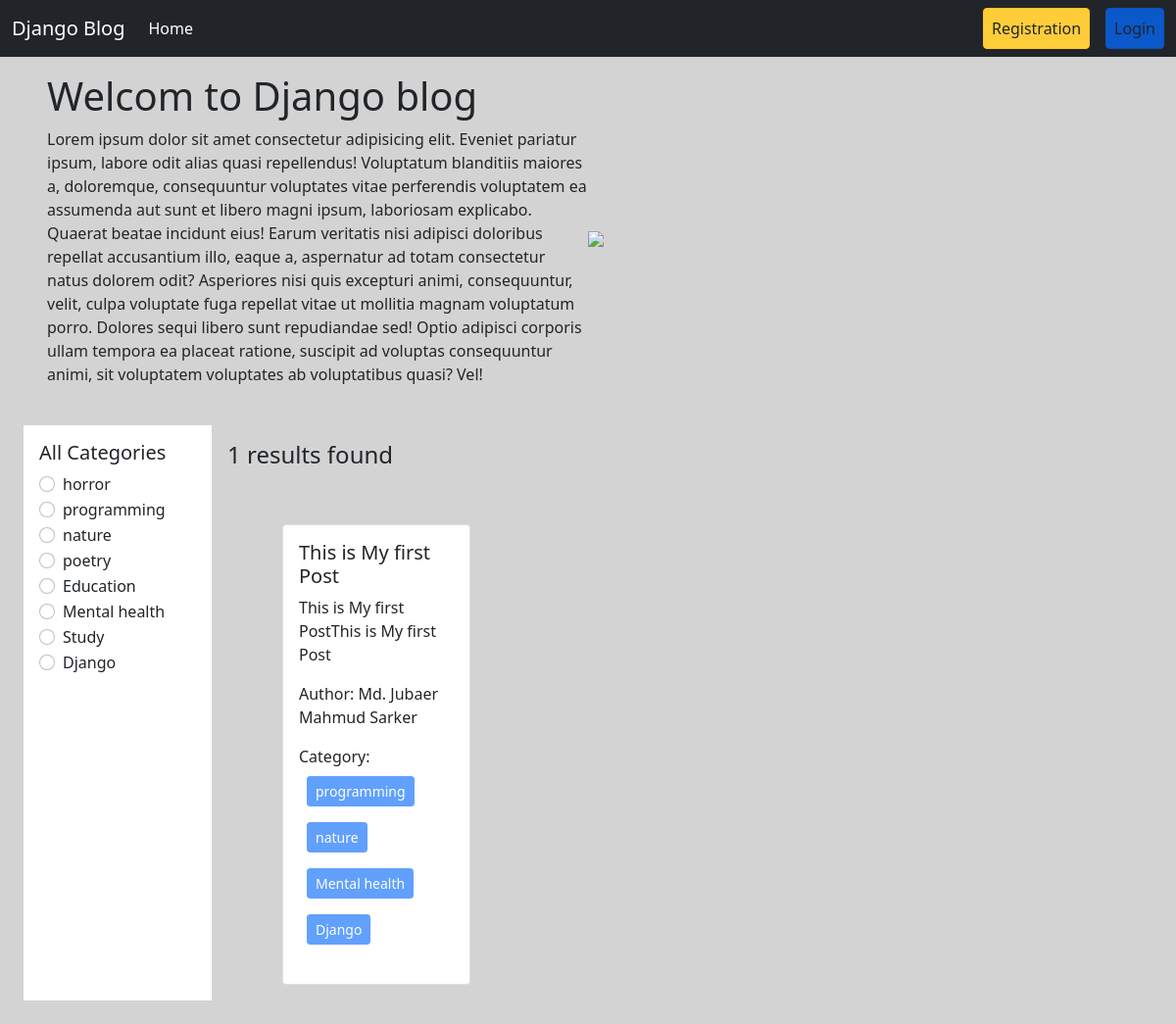
/category/programming/, run on the app's committed database.
### catagories/models.py (models this page shows)
class Category(models.Model):
    name = models.CharField(max_length=100)
    slug = models.SlugField(max_length=100, unique=True, null=True, blank=True)
    def __str__(self):
        return self.name

### posts/models.py (models this page shows, shortened)
class Post(models.Model):
    title = models.CharField(max_length=50)
    content = models.TextField()
    category = models.ManyToManyField(Category)  #ekta post e multiple category thakte pare abar ekta category er under e multiple post thakte pare.
    author = models.ForeignKey(User , on_delete=models.CASCADE)

### blog_project/views.py (the view)
# urls.py: 2. Add a URL to urlpatterns:  path('', views.home, name='home')
def home(request , category_slug = None): # initially dhore nicchi je category_slug None thakbe karon hocche user first time home page e asle se normal page dekhbe, se filter korte chaile category te click korlei sei category er slug ta capture korbo ar seta tokhn ar None thakbe na
    data = Post.objects.all() # sob post gula ke niye aslam
    if category_slug is not None: # ekhn category slug jodi None na hoy tar mane sekhane value ache
        category = Category.objects.get(slug = category_slug)# slug je field model e likhechilam seta = amader category slug kore dilam taile ekhn kon category er slug sei category object peye jabo
        data = Post.objects.filter(category = category)# post er category te category object bosiye filter korlam, ager data er sathe overright hoye jabe
    categorys = Category.objects.all()# sob category dekhabo
    return render(request , 'home.html' , {'data' : data , 'category' : categorys})

### templates/home.html
{% extends 'base.html' %}
{% load static %}
{% block content %}
<div class="d-flex flex-wrap px-5 pt-3 align-items-center ">
  <div class="col-6">
    <h1>Welcom to Django blog</h1>
    <p class="text-start">Lorem ipsum dolor sit amet consectetur adipisicing elit. Eveniet pariatur ipsum, labore odit alias quasi repellendus! Voluptatum blanditiis maiores a, doloremque, consequuntur voluptates vitae perferendis voluptatem ea assumenda aut sunt et libero magni ipsum, laboriosam explicabo. Quaerat beatae incidunt eius! Earum veritatis nisi adipisci doloribus repellat accusantium illo, eaque a, aspernatur ad totam consectetur natus dolorem odit? Asperiores nisi quis excepturi animi, consequuntur, velit, culpa voluptate fuga repellat vitae ut mollitia magnam voluptatum porro. Dolores sequi libero sunt repudiandae sed! Optio adipisci corporis ullam tempora ea placeat ratione, suscipit ad voluptas consequuntur animi, sit voluptatem voluptates ab voluptatibus quasi? Vel!</p>
  </div>
  <div class="col-6">
      <img src="{% static 'personal-blog.jpg' %}" style="width: 93%;">
  </div>
</div>
<div class="d-flex flex-wrap p-4">
  <div class="col-2 bg-white p-3">
    <h5>All Categories</h5>
    {% for cat in category %}
    <div class="form-check">
      <input class="form-check-input" type="radio" name='{{category}}' id='{{cat.name}}'>
      <label class="form-check-label" for='{{cat.name}}'>
        <a href="{% url 'category_wise_post' cat.slug %}" class="text-decoration-none text-dark"> {{cat.name}}</a>
      </label>
    </div>
    {% endfor %}
  </div>
  <div class="col-10 p-3">
    <h4> {{data | length }} results found</h4>
    <div class="d-flex flex-wrap  px-5 pt-5 ">
      {% for post in data %}
      <div class="col-sm-3 ">
        <div class="card mx-2">
          <div class="card-body">
            <h5 class="card-title">{{post.title}}</h5>
            <p class="card-text">{{post.content}}</p>
            <p>Author: {{ post.author.first_name }} {{ post.author.last_name }}</p>
            <p>Category:
              {% for cat in post.category.all%}
                <button class="btn btn-primary btn-sm m-2" disabled> {{cat.name}} </button>
              {% endfor %}
            </p>
          </div>
        </div>
      </div>
      {% endfor %}
    </div>
  </div>
</div>
{% endblock %}

### data on the page
Category: name "horror"
Category: name "programming"
Category: name "nature"
Category: name "poetry"
Category: name "Education"
Category: name "Mental health"
Category: name "Study"
Category: name "Django"
Post: title "This is My first Post", content "This is My first PostThis is My first Post", author.first_name "Md. Jubaer", author.last_name "Mahmud Sarker"

### other printed values
{{ data | length }} "1"
